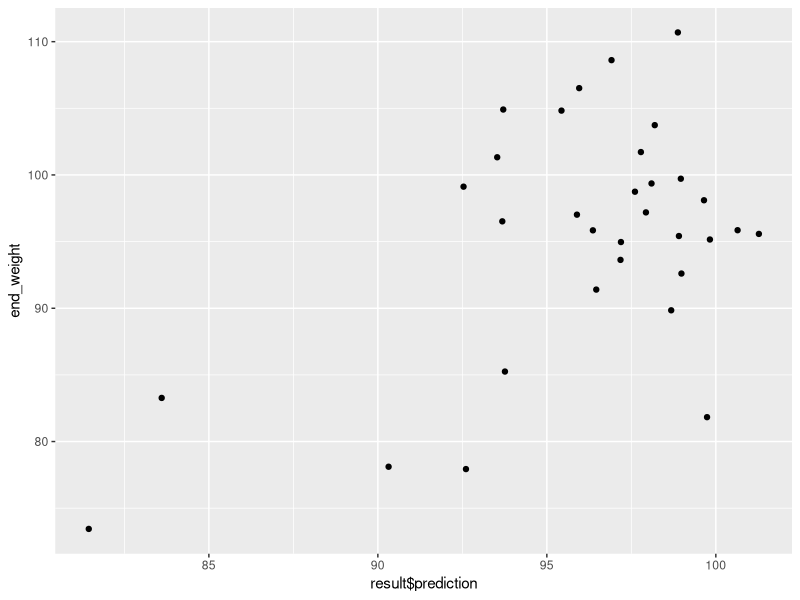
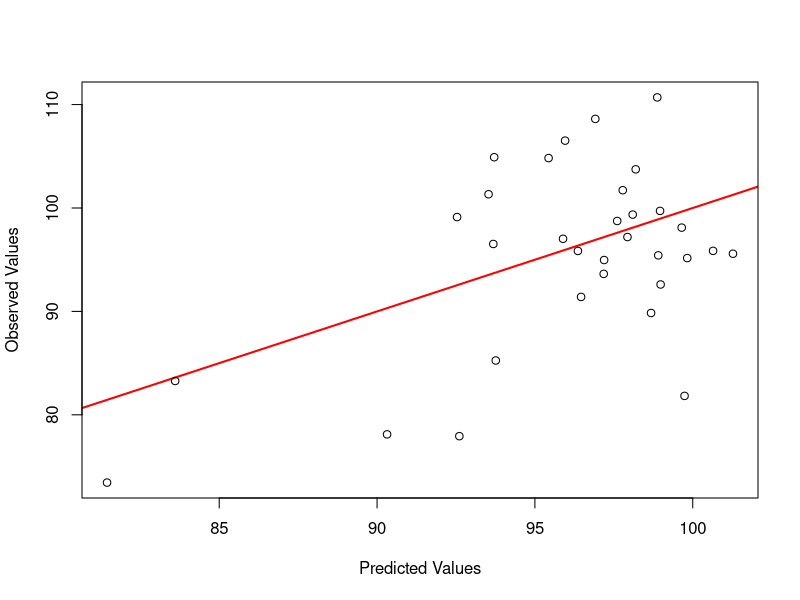

Generate these figures, in order, with R:
## ---- chunk 1
knitr::opts_chunk$set(echo = TRUE)
## ---- chunk 2
library(tidyverse)
library(tidyr)
library(dplyr)
library(cowplot)
library(randomForest)
library(ggplot2)
library(caret)
## ---- chunk 3
g <- read.csv("output_data/gene_expression/data_products/clean_gene_expression.csv")


# vectors for selecting gene columns
Genes <- c("IFNy", "CXCR3_bio", "IL.6", "IL.10", "IL.13", "IL.10", "IL.13", "IL1RN", 
           "CASP1", "CXCL9", "IDO1", "IRGM1", "MPO", "MUC2", "MUC5AC", "MYD88", 
           "NCR1", "PRF1", "RETNLB", "SOCS1", "TICAM1", "TNF")

## ---- chunk 4
g$Parasite_challenge <- as.factor(g$Parasite_challenge)
g$Eim_MC <- as.factor(g$Eim_MC)

## ---- chunk 5
g <- g %>%
  dplyr::mutate(Infection = case_when(
    Parasite_challenge == "E_ferrisi" & Eim_MC == "TRUE" ~ "E_ferrisi",
    Parasite_challenge == "E_ferrisi" & Eim_MC == "FALSE" ~ "uninfected",
    Parasite_challenge == "E_falciformis" & Eim_MC == "TRUE" ~ "E_falciformis",
    Parasite_challenge == "E_falciformis" & Eim_MC == "FALSE" ~ "uninfected",
    Parasite_challenge == "uninfected" & Eim_MC == "TRUE" ~ "infected_eimeria",
    Parasite_challenge == "uninfected" & Eim_MC == "FALSE" ~ "uninfected",
    TRUE ~ ""
  ))

#create new variable end weight 
# since we will test it in the wild, we will also only have access to the end weight 
# of the wild mice 
g <- g %>% 
  dplyr::mutate(end_weight = (weight / weight_dpi0) * 100)


# how to impute delta? Replacing with 0 the ones with negative melting curve
g <- g %>%
  dplyr::mutate(Intensity = case_when(
    Eim_MC == "TRUE" ~ delta,
    Eim_MC == "FALSE" ~ 0))

g.1 <- g %>%
  dplyr::select(c(end_weight, all_of(Genes)))

# to get reproducible results we use a seed
set.seed(42)

# We want the maximum weight loss to be predicted by the data ina ll of the other columns

# iter = how many random forests are needed, in theory 6 are enough
g.imputed <- rfImpute(end_weight ~ ., data = g.1, iter = 6)

g.imputed <- g.imputed %>% dplyr::select(-end_weight)

g <- g %>% 
  dplyr::select(-all_of(Genes)) 

#full data set containing the imputed gene expression data
g.imputed <- cbind(g, g.imputed)




## ---- chunk 6
g.imputed %>% 
  filter(infection == "challenge") %>%
  group_by(Parasite_challenge) %>%
  summarize(length(EH_ID))
  
## ---- chunk 7
g.imputed %>% 
  filter(infection == "challenge") %>%
  group_by(Infection) %>%
  summarize(length(EH_ID))
  
## ---- chunk 8
#select the relevant columns:
g.imputed <- g.imputed %>%
  dplyr::select(c(end_weight, Infection, Intensity, all_of(Genes)))

# split data into training and test

set.seed(123) # this will help us reproduce this random assignment

# in this way we can pick the random numbers

training.samples <- g.imputed$end_weight%>%
  createDataPartition(p = .7, # this is the partiicition! In this case 0.7 = training data and 0.3 = testing
                      list = FALSE) # we don't want to get a list in return

train.data <- g.imputed[training.samples, ] #include all the randomly selected rows
test.data <- g.imputed[-training.samples, ] 


## ---- chunk 9
#train the model
model <- randomForest(end_weight ~., data = train.data, proximity = TRUE)

## ---- chunk 10
predictions <- predict(model, test.data)


result <- test.data
result['prediction'] <- predictions


#add the results to a data frame containing test data and the prediction
result <- cbind(g[row.names(result), ], result$prediction)



## ---- chunk 11
result   %>%
  ggplot() +
  geom_point(aes(x = `result$prediction`, y = end_weight)) 
  

## ---- chunk 12
plot(y =result$end_weight, x = result$`result$prediction`, 
     # Draw plot using Base R
     xlab = "Predicted Values",
     ylab = "Observed Values", 
     abline(a = 0,                                        # Add straight line
       b = 1,
       col = "red",
       lwd = 2))
